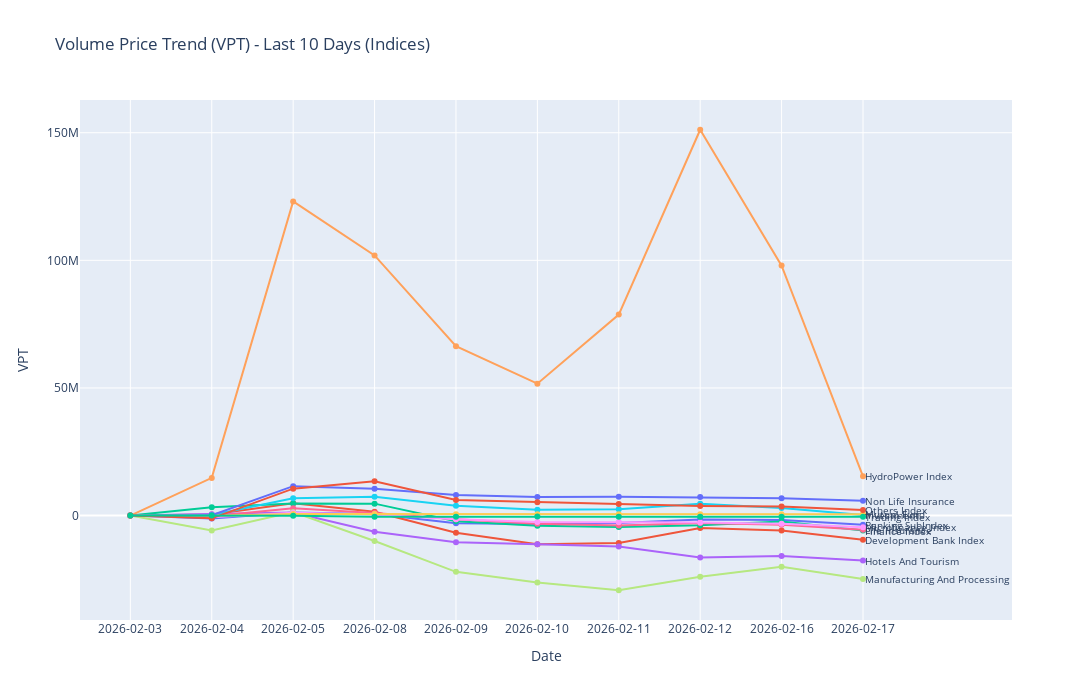

Notebook code for this chart:
### Code cell
days = 10
calculate_and_plot_vpt(indices_data_without_nepse, 'indices', days)

### Figure 1 — Plotly figure (JSON) as saved in the notebook; plotly's stock layout.template omitted (floating-point values rounded to 4 significant figures)
{"data": [{"mode": "lines+markers", "name": "Banking SubIndex", "type": "scatter", "x": ["2026-02-03", "2026-02-04", "2026-02-05", "2026-02-08", "2026-02-09", "2026-02-10", "2026-02-11", "2026-02-12", "2026-02-16", "2026-02-17"], "y": [0, -1114000.0, 1170000.0, 646800.0, -2966000.0, -3269000.0, -2881000.0, -1532000.0, -1700000.0, -3569000.0]}, {"mode": "lines+markers", "name": "Development Bank Index", "type": "scatter", "x": ["2026-02-03", "2026-02-04", "2026-02-05", "2026-02-08", "2026-02-09", "2026-02-10", "2026-02-11", "2026-02-12", "2026-02-16", "2026-02-17"], "y": [0, 413900.0, 4810000.0, 1491000.0, -6743000.0, -11220000.0, -10730000.0, -4879000.0, -5837000.0, -9493000.0]}, {"mode": "lines+markers", "name": "Finance Index", "type": "scatter", "x": ["2026-02-03", "2026-02-04", "2026-02-05", "2026-02-08", "2026-02-09", "2026-02-10", "2026-02-11", "2026-02-12", "2026-02-16", "2026-02-17"], "y": [0, 3294000.0, 4755000.0, 4677000.0, -2245000.0, -4005000.0, -4504000.0, -3763000.0, -2282000.0, -5852000.0]}, {"mode": "lines+markers", "name": "Hotels And Tourism", "type": "scatter", "x": ["2026-02-03", "2026-02-04", "2026-02-05", "2026-02-08", "2026-02-09", "2026-02-10", "2026-02-11", "2026-02-12", "2026-02-16", "2026-02-17"], "y": [0, 513700.0, 1223000.0, -6374000.0, -10430000.0, -11190000.0, -12170000.0, -16400000.0, -15870000.0, -17650000.0]}, {"mode": "lines+markers", "name": "HydroPower Index", "type": "scatter", "x": ["2026-02-03", "2026-02-04", "2026-02-05", "2026-02-08", "2026-02-09", "2026-02-10", "2026-02-11", "2026-02-12", "2026-02-16", "2026-02-17"], "y": [0, 14770000.0, 123100000.0, 101900000.0, 66360000.0, 51670000.0, 78740000.0, 151200000.0, 97930000.0, 15370000.0]}, {"mode": "lines+markers", "name": "Investment", "type": "scatter", "x": ["2026-02-03", "2026-02-04", "2026-02-05", "2026-02-08", "2026-02-09", "2026-02-10", "2026-02-11", "2026-02-12", "2026-02-16", "2026-02-17"], "y": [0, 230000.0, 6813000.0, 7375000.0, 3801000.0, 2252000.0, 2444000.0, 4641000.0, 2998000.0, 220900.0]}, {"mode": "lines+markers", "name": "Life Insurance", "type": "scatter", "x": ["2026-02-03", "2026-02-04", "2026-02-05", "2026-02-08", "2026-02-09", "2026-02-10", "2026-02-11", "2026-02-12", "2026-02-16", "2026-02-17"], "y": [0, -246400.0, 2884000.0, 987300.0, -1438000.0, -3233000.0, -3912000.0, -2874000.0, -3562000.0, -5598000.0]}, {"mode": "lines+markers", "name": "Manufacturing And Processing", "type": "scatter", "x": ["2026-02-03", "2026-02-04", "2026-02-05", "2026-02-08", "2026-02-09", "2026-02-10", "2026-02-11", "2026-02-12", "2026-02-16", "2026-02-17"], "y": [0, -5866000.0, 1393000.0, -9941000.0, -22050000.0, -26270000.0, -29260000.0, -23980000.0, -20080000.0, -24830000.0]}, {"mode": "lines+markers", "name": "Microfinance Index", "type": "scatter", "x": ["2026-02-03", "2026-02-04", "2026-02-05", "2026-02-08", "2026-02-09", "2026-02-10", "2026-02-11", "2026-02-12", "2026-02-16", "2026-02-17"], "y": [0, -654000.0, 1151000.0, 438800.0, -1437000.0, -2491000.0, -2635000.0, -2675000.0, -3233000.0, -4622000.0]}, {"mode": "lines+markers", "name": "Mutual Fund", "type": "scatter", "x": ["2026-02-03", "2026-02-04", "2026-02-05", "2026-02-08", "2026-02-09", "2026-02-10", "2026-02-11", "2026-02-12", "2026-02-16", "2026-02-17"], "y": [0, -49650.0, 621200.0, 574900.0, 538700.0, 551600.0, 514000.0, 529500.0, 516800.0, 559400.0]}, {"mode": "lines+markers", "name": "Non Life Insurance", "type": "scatter", "x": ["2026-02-03", "2026-02-04", "2026-02-05", "2026-02-08", "2026-02-09", "2026-02-10", "2026-02-11", "2026-02-12", "2026-02-16", "2026-02-17"], "y": [0, 136400.0, 11530000.0, 10480000.0, 8072000.0, 7271000.0, 7390000.0, 7232000.0, 6804000.0, 5829000.0]}, {"mode": "lines+markers", "name": "Others Index", "type": "scatter", "x": ["2026-02-03", "2026-02-04", "2026-02-05", "2026-02-08", "2026-02-09", "2026-02-10", "2026-02-11", "2026-02-12", "2026-02-16", "2026-02-17"], "y": [0, -1079000.0, 10540000.0, 13440000.0, 6119000.0, 5236000.0, 4555000.0, 3753000.0, 3576000.0, 2144000.0]}, {"mode": "lines+markers", "name": "Trading Index", "type": "scatter", "x": ["2026-02-03", "2026-02-04", "2026-02-05", "2026-02-08", "2026-02-09", "2026-02-10", "2026-02-11", "2026-02-12", "2026-02-16", "2026-02-17"], "y": [0, 50200.0, -37980.0, -455600.0, -445200.0, -410500.0, -424900.0, -442300.0, -502200.0, -479000.0]}], "layout": {"annotations": [{"font": {"size": 10}, "showarrow": false, "text": "Banking SubIndex", "x": "2026-02-17", "xanchor": "left", "y": -3569000.0, "yanchor": "middle"}, {"font": {"size": 10}, "showarrow": false, "text": "Development Bank Index", "x": "2026-02-17", "xanchor": "left", "y": -9493000.0, "yanchor": "middle"}, {"font": {"size": 10}, "showarrow": false, "text": "Finance Index", "x": "2026-02-17", "xanchor": "left", "y": -5852000.0, "yanchor": "middle"}, {"font": {"size": 10}, "showarrow": false, "text": "Hotels And Tourism", "x": "2026-02-17", "xanchor": "left", "y": -17650000.0, "yanchor": "middle"}, {"font": {"size": 10}, "showarrow": false, "text": "HydroPower Index", "x": "2026-02-17", "xanchor": "left", "y": 15370000.0, "yanchor": "middle"}, {"font": {"size": 10}, "showarrow": false, "text": "Investment", "x": "2026-02-17", "xanchor": "left", "y": 220900.0, "yanchor": "middle"}, {"font": {"size": 10}, "showarrow": false, "text": "Life Insurance", "x": "2026-02-17", "xanchor": "left", "y": -5598000.0, "yanchor": "middle"}, {"font": {"size": 10}, "showarrow": false, "text": "Manufacturing And Processing", "x": "2026-02-17", "xanchor": "left", "y": -24830000.0, "yanchor": "middle"}, {"font": {"size": 10}, "showarrow": false, "text": "Microfinance Index", "x": "2026-02-17", "xanchor": "left", "y": -4622000.0, "yanchor": "middle"}, {"font": {"size": 10}, "showarrow": false, "text": "Mutual Fund", "x": "2026-02-17", "xanchor": "left", "y": 559400.0, "yanchor": "middle"}, {"font": {"size": 10}, "showarrow": false, "text": "Non Life Insurance", "x": "2026-02-17", "xanchor": "left", "y": 5829000.0, "yanchor": "middle"}, {"font": {"size": 10}, "showarrow": false, "text": "Others Index", "x": "2026-02-17", "xanchor": "left", "y": 2144000.0, "yanchor": "middle"}, {"font": {"size": 10}, "showarrow": false, "text": "Trading Index", "x": "2026-02-17", "xanchor": "left", "y": -479000.0, "yanchor": "middle"}], "height": 700, "showlegend": false, "title": {"text": "Volume Price Trend (VPT) - Last 10 Days (Indices)"}, "width": 1200, "xaxis": {"anchor": "y", "autorange": true, "domain": [0, 1], "range": [-0.6051, 10.68], "title": {"text": "Date"}, "type": "category"}, "yaxis": {"anchor": "x", "autorange": true, "domain": [0, 1], "range": [-40920000.0, 162800000.0], "title": {"text": "VPT"}, "type": "linear"}}}
